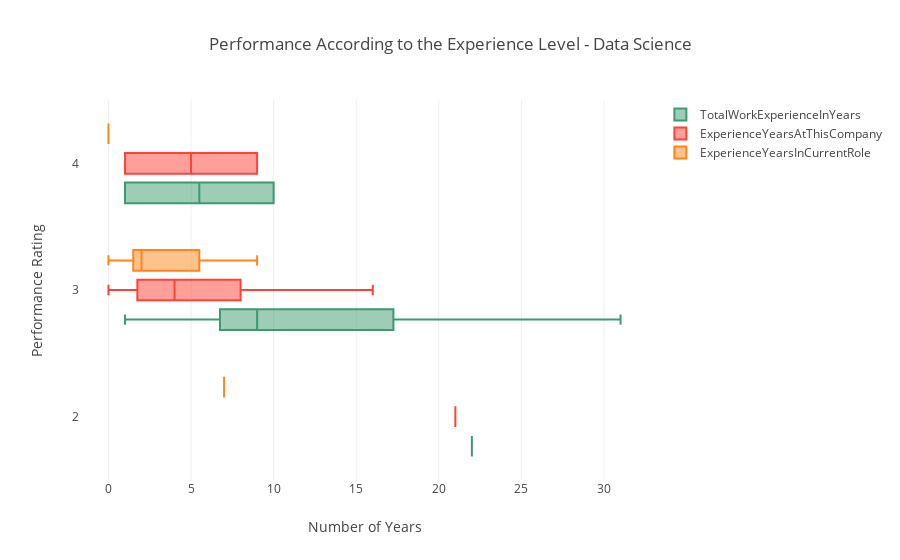

Here is the notebook cell this chart was saved with:
### Markdown cell above
### (iv) Performance According to the Experience Level

### Code cell
data = [
    {
        'x': Data_Science['TotalWorkExperienceInYears'],
        'y': Data_Science['PerformanceRating'],
        'name':'TotalWorkExperienceInYears',
        'marker': {
            'color': '#3D9970'
        },
        'boxmean': False,
        'orientation': 'h',
        "type": "box",
    },
    {
        'x':Data_Science['ExperienceYearsAtThisCompany'],
        'y':Data_Science['PerformanceRating'],
        'name': 'ExperienceYearsAtThisCompany',
        'marker':{
            'color': '#FF4136',
        },
        'boxmean': False,
        'orientation': 'h',
        "type": "box",
    },
    {
        'x': Data_Science['ExperienceYearsInCurrentRole'],
        'y': Data_Science['PerformanceRating'],
        'name':'ExperienceYearsInCurrentRole',
        'marker': {
            'color': '#FF851B',
        },
        'boxmean': False,
        'orientation': 'h',
        "type": "box",
    }
]
layout = {
    'xaxis': {
        'title': 'Number of Years',
        'zeroline': False,
    },
    'yaxis': {
        'title': 'Performance Rating ',
        'zeroline': False,
    },
    'boxmode': 'group',
    'title': 'Performance According to the Experience Level - Data Science ',
}
fig = go.Figure(data=data, layout=layout)

py.iplot(fig)

### Figure 1 — Plotly figure (JSON) as saved in the notebook; plotly's stock layout.template omitted (floating-point values rounded to 4 significant figures)
{"data": [{"boxmean": false, "marker": {"color": "#3D9970"}, "name": "TotalWorkExperienceInYears", "orientation": "h", "type": "box", "x": [7, 1, 17, 13, 16, 7, 17, 22, 10, 6, 5, 9, 21, 5, 31, 19, 1, 8, 18, 9], "y": [3, 3, 3, 3, 3, 3, 3, 2, 4, 3, 3, 3, 3, 3, 3, 3, 4, 3, 3, 3]}, {"boxmean": false, "marker": {"color": "#FF4136"}, "name": "ExperienceYearsAtThisCompany", "orientation": "h", "type": "box", "x": [4, 1, 16, 0, 10, 3, 1, 21, 9, 6, 3, 8, 3, 5, 5, 10, 1, 2, 1, 8], "y": [3, 3, 3, 3, 3, 3, 3, 2, 4, 3, 3, 3, 3, 3, 3, 3, 4, 3, 3, 3]}, {"boxmean": false, "marker": {"color": "#FF851B"}, "name": "ExperienceYearsInCurrentRole", "orientation": "h", "type": "box", "x": [2, 0, 8, 0, 9, 2, 0, 7, 0, 5, 2, 3, 2, 2, 2, 7, 0, 2, 0, 7], "y": [3, 3, 3, 3, 3, 3, 3, 2, 4, 3, 3, 3, 3, 3, 3, 3, 4, 3, 3, 3]}], "layout": {"autosize": true, "boxmode": "group", "title": {"text": "Performance According to the Experience Level - Data Science "}, "xaxis": {"autorange": true, "range": [-1.722, 32.72], "title": {"text": "Number of Years"}, "type": "linear", "zeroline": false}, "yaxis": {"autorange": true, "range": [1.5, 4.5], "title": {"text": "Performance Rating "}, "type": "linear", "zeroline": false}}}
